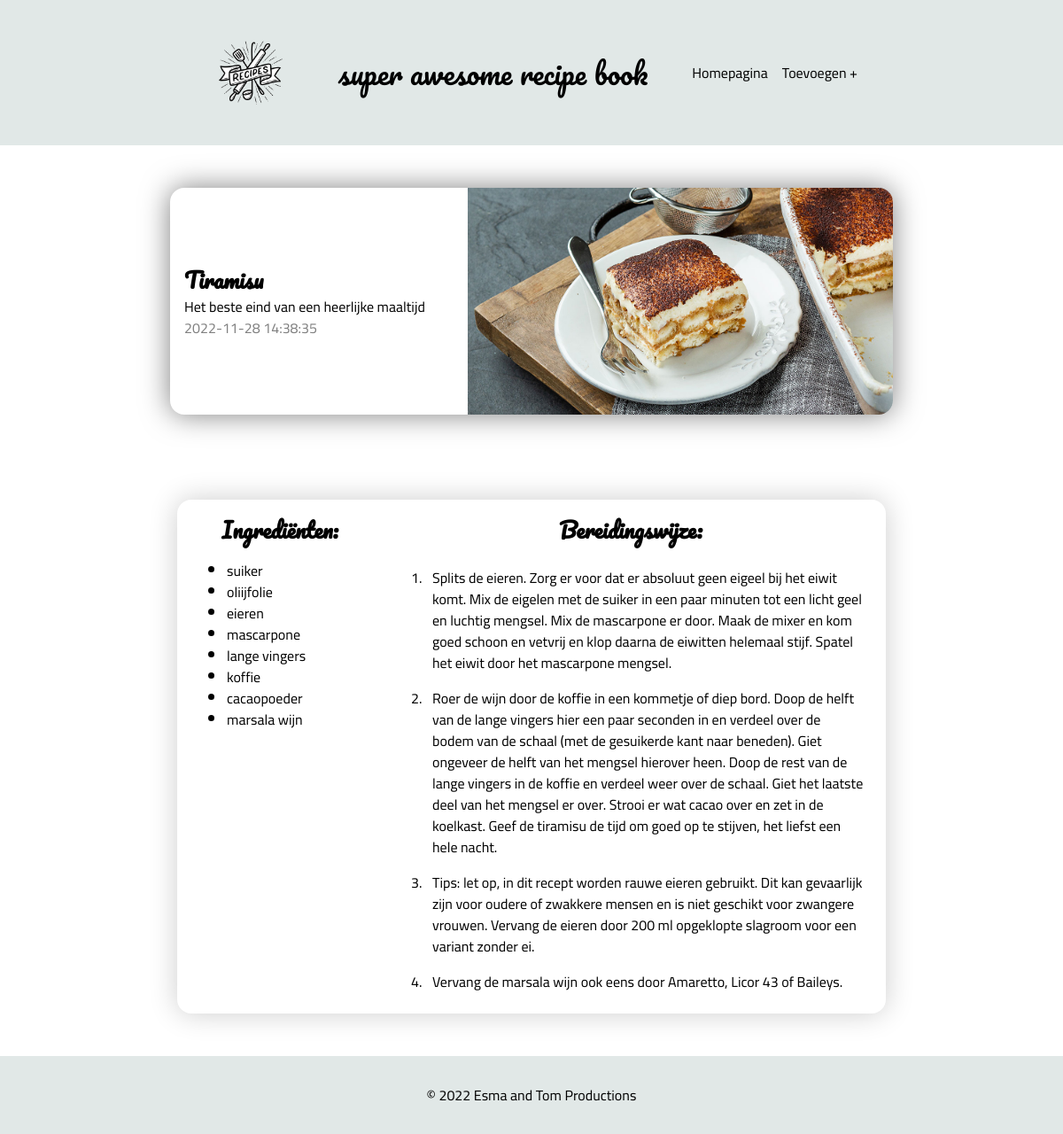
The page /views/recipe.php?id=3 on the database its author committed.
### tables this page shows
CREATE TABLE `recipes` (
  `id` int(11) NOT NULL,
  `title` varchar(40) NOT NULL,
  `subtitle` varchar(100) NOT NULL,
  `instructions` text NOT NULL,
  `appliances` text DEFAULT NULL,
  `added` timestamp NOT NULL DEFAULT current_timestamp()
);

CREATE TABLE `ingredientsrecipes` (
  `ingredient_id` int(11) NOT NULL,
  `recipe_id` int(11) NOT NULL
);

CREATE TABLE `ingredients` (
  `id` int(11) NOT NULL,
  `ingredient` varchar(40) NOT NULL
);

### php/classes/Recipe.php (called while the page is built, shortened)
<?php
class Recipe {
    public $currentRecipe;
    public $currentRecipeIngredients;
    public function __construct($id) {
        $this->database = new PDO('mysql:host=localhost;dbname=recipebook',"root","");
        $this->currentRecipe = $this->database->query("SELECT * FROM recipes WHERE id = $id")->fetchAll();
        $this->currentRecipeIngredients = $this->database->query("SELECT * FROM ingredientsrecipes RIGHT JOIN ingredients ON ingredientsrecipes.ingredient_id = ingredients.id WHERE ingredientsrecipes.recipe_id = $id")->fetchAll();
    }
    function getTitle() {
        return $this->currentRecipe[0]["title"];
    }
    function getSubtitle() {
        return $this->currentRecipe[0]["subtitle"];
    }
        function getAdded() {
        return $this->currentRecipe[0]["added"];
    }
    function getInstructions() {
        $this->instructionString = $this->currentRecipe[0]["instructions"];
        return splitOnNewLine($this->instructionString);
    }
    function getIngredients() {
        return $this->currentRecipeIngredients;
    }
}

### php/functions.php (called while the page is built, shortened)
<?php
function removeSpaces(string $stringWithSpaces) : string {
    return str_replace(" ", "", $stringWithSpaces);
}
function splitOnNewLine(string $inputString) : array {
    return preg_split("/\r\n|\n|\r/", $inputString);
}

### views/recipe.php (the view, shortened to what this page needs)
<!DOCTYPE html>
<html lang="en">
<?php
require_once("../php/classes/Recipe.php");
require_once("../php/functions.php");
isset($_GET["id"]) ? $currentId = $_GET["id"] : $currentId = 1;
$recipe = new Recipe($currentId);
?>
<head>
    <link rel="stylesheet" href="../css/main.css?v=<?php echo time(); ?>">
</head>
<body>
    <body>
        <div class="bg-primary">
            <header>
                <div class="header-logo">
                    <a href="./index.php"><img src="./images/logo.png" width="100" alt=""></a>
                </div>
                <div class="header-title">
                    <p>super awesome recipe book</p>
                </div>
                <nav class="header-nav">
                    <a href="./index.php">Homepagina</a>
                    <a href="./addRecipe.php">Toevoegen +</a>
                </nav>
            </header>
        </div>
        <section class="recipe-title">
            <div class="recipe-title-text">
                <h1><?= $recipe->getTitle() ?></h1>
                <p><?= $recipe->getSubtitle() ?></p>
                <p class="gray-text"><?= $recipe->getAdded() ?></p>
            </div>
            <div class="recipe-title-image">
                <img src="./images/<?= removeSpaces($recipe->getTitle()) ?>.jpg" alt="<?= $recipe->getTitle() ?>" srcset="">
            </div>
        </section>
        <div class="recipe-wrapper">
            <section class="recipe-ingredients">
                <h2>Ingrediënten:</h2>
                <ul>
                    <?php
                        foreach ($recipe->getIngredients() as $ingredient) {
                            echo "<li>" . $ingredient["ingredient"] . "</li>";
                        }
                    ?>
                </ul>
            </section>
            <section class="recipe-how-to">
                <h2>Bereidingswijze:</h2>
                <ol class="olinstruction">
                    <?php
                        foreach ($recipe->getInstructions() as $instruction) {
                            echo "<li>" . $instruction . "</li>";
                        }
                    ?>
                </ol>
            </section>
        </div>
        <div class="footer-div">
            <footer>
                <div class="bg-primary">
                    <p class="text-center">&#169; 2022 Esma and Tom Productions</p>
                </div>
            </footer>
        </div>
    </body>
</html>

### css/main.css (style rules this page uses)
*, *::before, *::after { box-sizing: border-box; }
* { margin: 0; }
html, body { height: 100%; }
body { line-height: 1.5; -webkit-font-smoothing: antialiased; }
img, picture, video, canvas, svg { display: block; max-width: 100%; }
p, h1, h2, h3, h4, h5, h6 { overflow-wrap: break-word; }
a { text-decoration: none; color: inherit; }
* { font-family: "Cairo", sans-serif; }
h1 { font-family: "Pacifico", cursive; }
.header-title > p { font-size: 2rem; font-family: "Pacifico", cursive; }
h2 { text-align: center; margin-bottom: 1rem; font-family: "Pacifico", cursive; }
.text-center { text-align: center; }
header { display: flex; justify-content: space-between; align-items: center; background: #e1e8e7; max-width: 50rem; margin: 0 auto; padding: 2rem; }
nav { display: flex; justify-content: flex-end; gap: 1rem; }
footer { display: flex; justify-content: center; align-items: flex-end; flex-grow: 1; margin: 0 auto; }
footer .bg-primary { padding: 2rem; }
.footer-div { width: 100vw; display: flex; flex-grow: 1; }
.recipe-title { display: flex; justify-content: center; align-items: center; gap: 3rem; margin: 3rem auto; padding-left: 1rem; border-radius: 1rem; box-shadow: 0 0 2rem rgba(0, 0, 0, 0.5); height: -webkit-fit-content; height: -moz-fit-content; height: fit-content; }
.recipe-title-image { max-width: 30rem; border-top-right-radius: 1rem; border-bottom-right-radius: 1rem; }
.recipe-title-image img { border-bottom-right-radius: 1rem; border-top-right-radius: 1rem; }
.recipe-wrapper { display: flex; justify-content: center; gap: 1.5rem; max-width: 50rem; margin: 3rem auto; box-shadow: 0 0 2rem rgba(0, 0, 0, 0.2); border-radius: 1rem; padding: 1rem; }
.recipe-ingredients { min-width: 12.5rem; }
ul { padding-bottom: 1rem; }
.olinstruction li { padding: 0.5rem; }
.gray-text { color: gray; }
body { display: flex; flex-direction: column; height: 100vh; overflow-x: hidden; }
.bg-primary { background: #e1e8e7; width: 100vw; }

### rows shown on the page
recipes: title "Tiramisu", subtitle "Het beste eind van een heerlijke maaltijd", added "2022-11-28 14:38:35", title (picture), instructions "Splits de eieren. Zorg er voor dat er absoluut geen eigeel bij het eiwit komt. Mix de eigelen met de suiker in een paar minuten tot een licht geel en luchtig mengsel. Mix de mascarpone er door. Maak de mixer en kom goed schoon en vetvrij en klop daarna de eiwitten helemaal stijf. Spatel het eiwit door het mascarpone mengsel.", instructions "Roer de wijn door de koffie in een kommetje of diep bord. Doop de helft van de lange vingers hier een paar seconden in en verdeel over de bodem van de schaal (met de gesuikerde kant naar beneden). Giet ongeveer de helft van het mengsel hierover heen. Doop de rest van de lange vingers in de koffie en verdeel weer over de schaal. Giet het laatste deel van het mengsel er over. Strooi er wat cacao over en zet in de koelkast. Geef de tiramisu de tijd om goed op te stijven, het liefst een hele nacht.", instructions "Tips: let op, in dit recept worden rauwe eieren gebruikt. Dit kan gevaarlijk zijn voor oudere of zwakkere mensen en is niet geschikt voor zwangere vrouwen. Vervang de eieren door 200 ml opgeklopte slagroom voor een variant zonder ei.", instructions "Vervang de marsala wijn ook eens door Amaretto, Licor 43 of Baileys."
ingredientsrecipes: ingredient.ingredient "suiker"
ingredientsrecipes: ingredient.ingredient "oliijfolie"
ingredientsrecipes: ingredient.ingredient "eieren"
ingredientsrecipes: ingredient.ingredient "mascarpone"
ingredientsrecipes: ingredient.ingredient "lange vingers"
ingredientsrecipes: ingredient.ingredient "koffie"
ingredientsrecipes: ingredient.ingredient "cacaopoeder"
ingredientsrecipes: ingredient.ingredient "marsala wijn"
